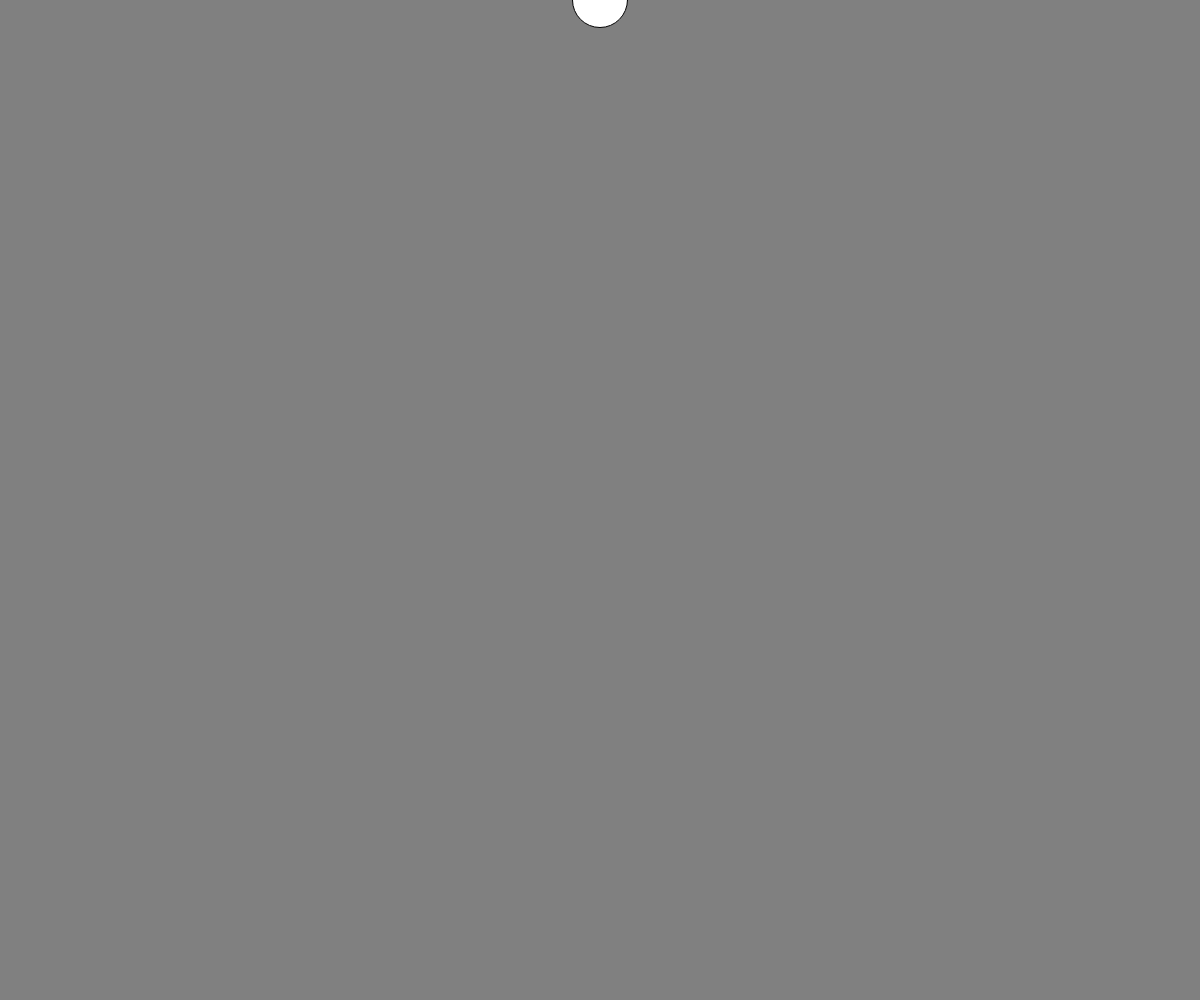
Frame 1 (no input)
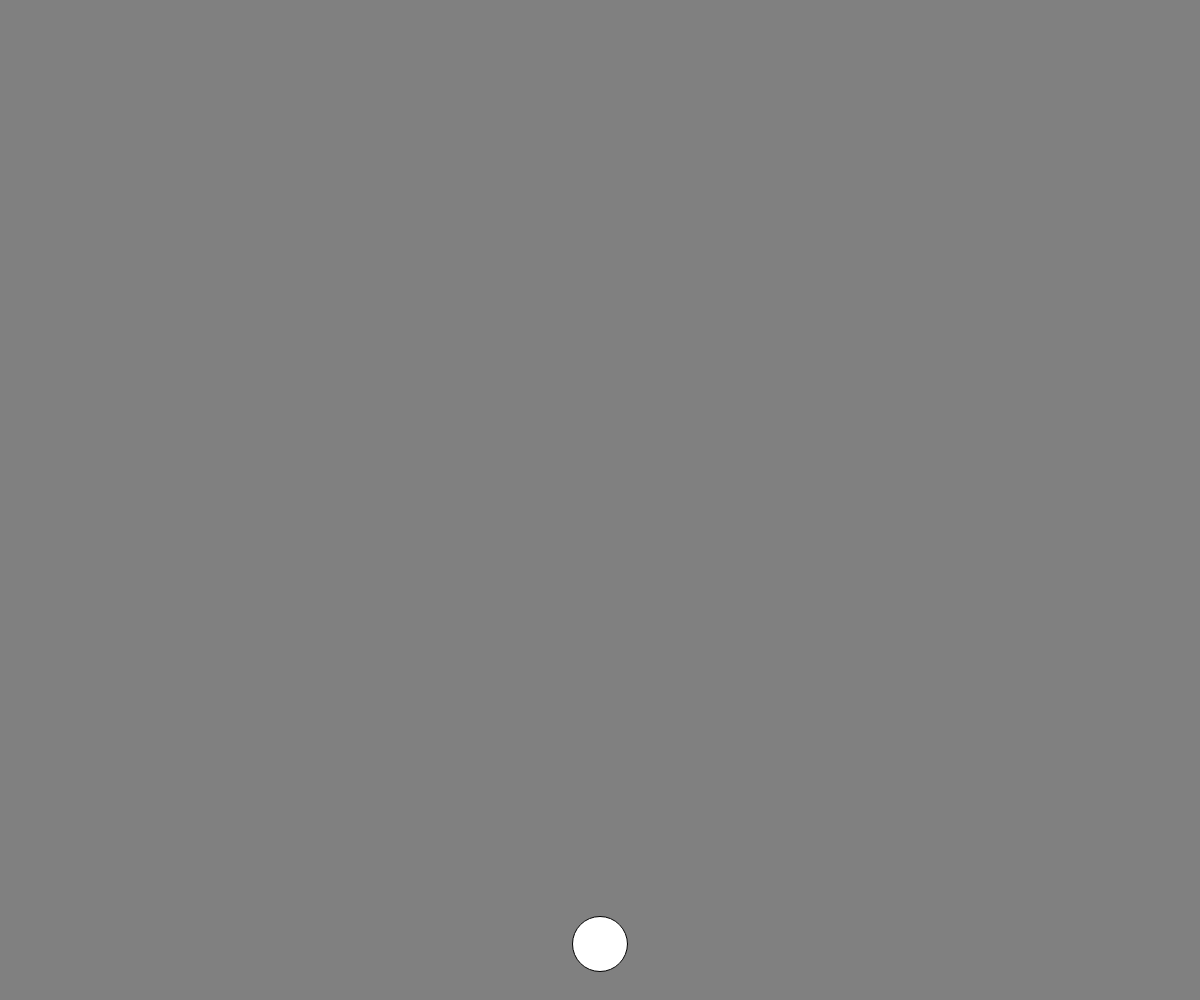
Frame 60 (no input)
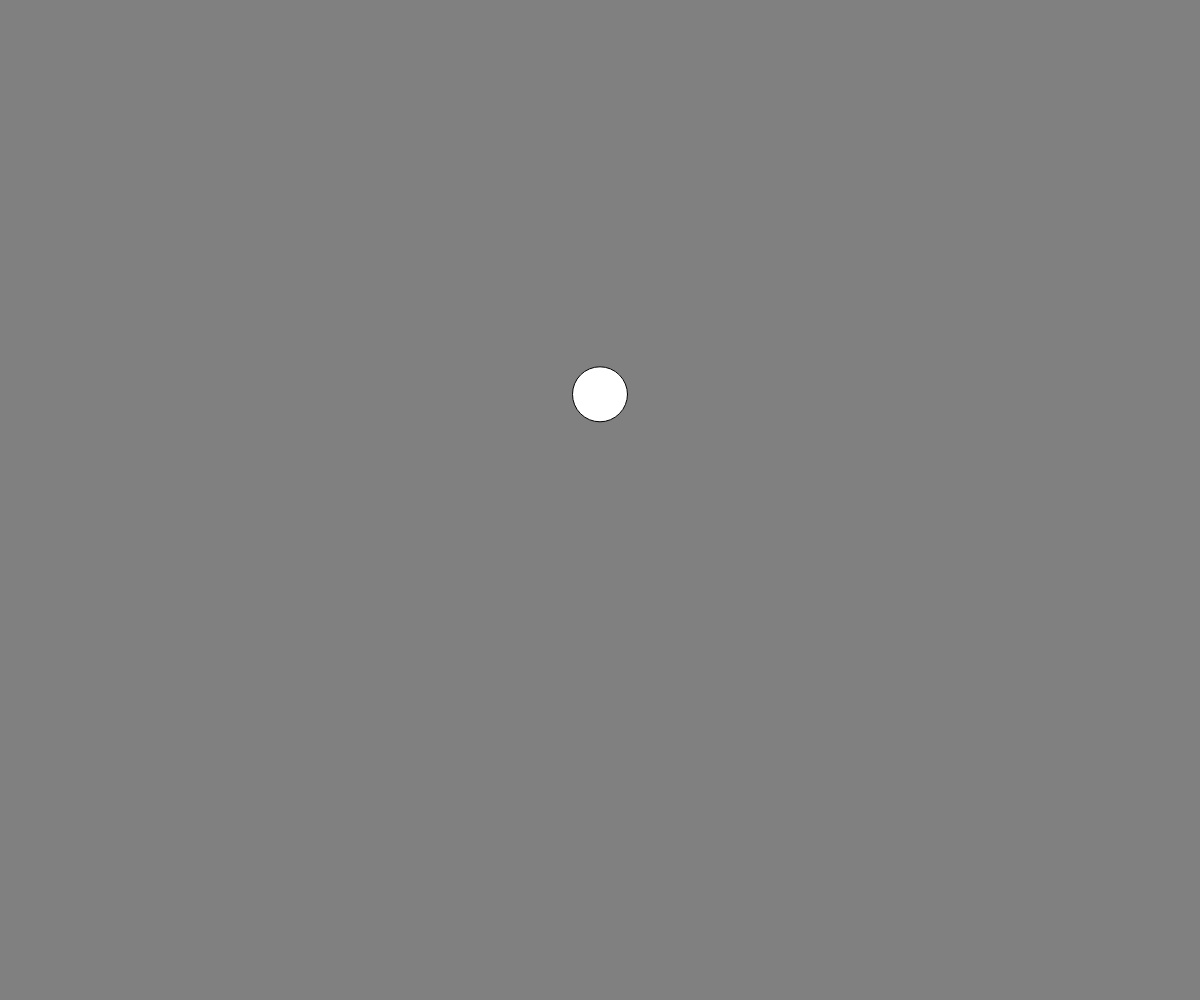
Frame 120 (the mouse pressed at the canvas centre since frame 60)

The p5.js sketch that drew these frames (run headless with seeded random() and noise() and a simulated clock; from frame 60 on, the mouse is pressed at the canvas centre):

// p5.js sketch
// ── sketch.js
var skullObject = {};

function setup() {
  // set canvas size
  createCanvas(windowWidth, windowHeight);

  var skull = {
    x: windowWidth / 2,
    y: 0,
    speedY: 1,
    gravity: 0.5,
    bouncing: 0.8,
    size: 55,
    display: function () {
      //image(this.img, this.x, this.y);
      ellipse(this.x, this.y, this.size, this.size);
    },
    move: function () {
      this.speedY = this.speedY + this.gravity;
      this.y = this.y + this.speedY;

      if (this.y > height - this.size / 2) {
        // set y to bottom pos
        this.y = height - this.size / 2;

        // invert the speed
        this.speedY = this.speedY * -this.bouncing;
      }
      // reached top?
      else if (this.y <= 0) {
        this.speedY = -this.speedY;
      }
    }
  };
  skullObject = skull;
}

function draw() {
  background(128);
  skullObject.display();
  skullObject.move();
}
